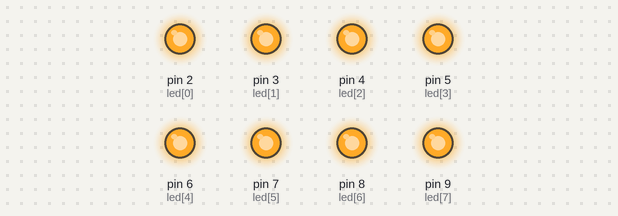
Recording of a sketch running on a simulated Arduino Uno, built with avr-gcc and run on an emulated ATmega328P. On the bench: output pins drawn as LEDs (lit = HIGH).

Above: at 0.1 s.
At 9.6 s:
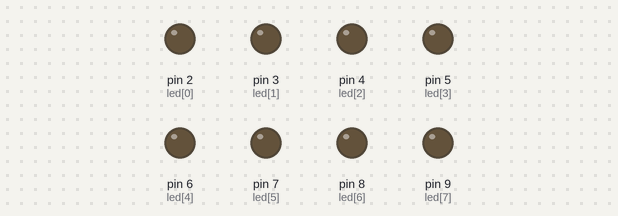
Timing chart, 0 to 11.1 s (numbered marks = the images above):
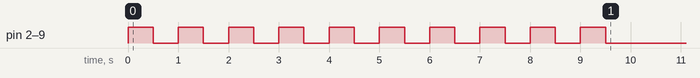

The sketch:

04_blink_ten_times.ino
```cpp
int led[] = {2, 3, 4, 5, 6, 7, 8, 9};

void setup()
{
  for (int i = 0; i < 8; i++)
  {
    pinMode(led[i], OUTPUT);
  }

  // setup() runs only ONCE, so a blink loop placed here happens just 10 times
  for (int count = 0; count < 10; count++)
  {
    for (int i = 0; i < 8; i++)
    {
      digitalWrite(led[i], HIGH);   // all ON
    }
    delay(500);

    for (int i = 0; i < 8; i++)
    {
      digitalWrite(led[i], LOW);    // all OFF
    }
    delay(500);
  }
}

void loop()
{
  // Empty on purpose: nothing more to do after the 10 blinks
}
```
